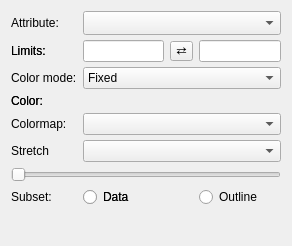
<?xml version="1.0" encoding="UTF-8"?>
<ui version="4.0">
 <class>Form</class>
 <widget class="QWidget" name="Form">
  <property name="geometry">
   <rect>
    <x>0</x>
    <y>0</y>
    <width>292</width>
    <height>246</height>
   </rect>
  </property>
  <property name="windowTitle">
   <string>Form</string>
  </property>
  <layout class="QGridLayout" name="gridLayout">
   <property name="verticalSpacing">
    <number>5</number>
   </property>
   <item row="4" column="0">
    <widget class="QLabel" name="label_color">
     <property name="text">
      <string>Color:</string>
     </property>
    </widget>
   </item>
   <item row="3" column="0">
    <widget class="QLabel" name="label_color_mode">
     <property name="text">
      <string>Color mode:</string>
     </property>
    </widget>
   </item>
   <item row="1" column="1">
    <widget class="QLineEdit" name="valuetext_vmin"/>
   </item>
   <item row="1" column="3" alignment="Qt::AlignLeft">
    <widget class="QLineEdit" name="valuetext_vmax"/>
   </item>
   <item row="5" column="1" colspan="3">
    <widget class="QColormapCombo" name="combodata_cmap"/>
   </item>
   <item row="8" column="0" colspan="4">
    <widget class="QSlider" name="value_alpha">
     <property name="maximum">
      <number>100</number>
     </property>
     <property name="orientation">
      <enum>Qt::Horizontal</enum>
     </property>
    </widget>
   </item>
   <item row="4" column="1" colspan="3">
    <widget class="QColorBox" name="color_color">
     <property name="sizePolicy">
      <sizepolicy hsizetype="Preferred" vsizetype="Minimum">
       <horstretch>0</horstretch>
       <verstretch>0</verstretch>
      </sizepolicy>
     </property>
     <property name="text">
      <string/>
     </property>
    </widget>
   </item>
   <item row="0" column="1" colspan="3">
    <widget class="QComboBox" name="combosel_attribute">
     <property name="sizeAdjustPolicy">
      <enum>QComboBox::AdjustToMinimumContentsLengthWithIcon</enum>
     </property>
    </widget>
   </item>
   <item row="9" column="0">
    <widget class="QLabel" name="label_subset_mode">
     <property name="text">
      <string>Subset:</string>
     </property>
    </widget>
   </item>
   <item row="0" column="0">
    <widget class="QLabel" name="label_att">
     <property name="text">
      <string>Attribute:</string>
     </property>
    </widget>
   </item>
   <item row="3" column="0">
    <widget class="QLabel" name="label_color_mode"/>
   </item>
   <item row="1" column="0">
    <widget class="QLabel" name="label_limits">
     <property name="text">
      <string>Limits:</string>
     </property>
    </widget>
   </item>
   <item row="9" column="3">
    <widget class="QRadioButton" name="radio_subset_outline">
     <property name="text">
      <string>Outline</string>
     </property>
    </widget>
   </item>
   <item row="9" column="1">
    <widget class="QRadioButton" name="radio_subset_data">
     <property name="text">
      <string>Data</string>
     </property>
    </widget>
   </item>
   <item row="1" column="2" alignment="Qt::AlignHCenter">
    <widget class="QToolButton" name="button_flip_limits">
     <property name="styleSheet">
      <string notr="true">padding: 0px</string>
     </property>
     <property name="text">
      <string>⇄</string>
     </property>
    </widget>
   </item>
   <item row="3" column="1" colspan="3">
    <widget class="QComboBox" name="combotext_color_mode">
     <property name="currentText">
      <string>Fixed</string>
     </property>
     <property name="currentIndex">
      <number>0</number>
     </property>
     <item>
      <property name="text">
       <string>Fixed</string>
      </property>
     </item>
     <item>
      <property name="text">
       <string>Linear</string>
      </property>
     </item>
    </widget>
   </item>
   <item row="5" column="0">
    <widget class="QLabel" name="label_cmap">
     <property name="text">
      <string>Colormap:</string>
     </property>
    </widget>
   </item>
   <item row="10" column="1">
    <spacer name="verticalSpacer">
     <property name="orientation">
      <enum>Qt::Vertical</enum>
     </property>
     <property name="sizeHint" stdset="0">
      <size>
       <width>20</width>
       <height>40</height>
      </size>
     </property>
    </spacer>
   </item>
   <item row="4" column="0">
    <widget class="QLabel" name="label_color">
     <property name="text">
      <string>Color:</string>
     </property>
    </widget>
   </item>
   <item row="1" column="0">
    <widget class="QLabel" name="label_limits">
     <property name="text">
      <string>Limits:</string>
     </property>
    </widget>
   </item>
   <item row="9" column="1">
    <widget class="QRadioButton" name="radio_subset_data">
     <property name="text">
      <string>Data</string>
     </property>
    </widget>
   </item>
   <item row="6" column="0">
    <widget class="QLabel" name="label_stretch">
     <property name="text">
      <string>Stretch</string>
     </property>
    </widget>
   </item>
   <item row="6" column="1" colspan="3">
    <widget class="QComboBox" name="combosel_stretch"/>
   </item>
  </layout>
 </widget>
 <customwidgets>
  <customwidget>
   <class>QColorBox</class>
   <extends>QLabel</extends>
   <header>glue_qt.utils.colors</header>
  </customwidget>
  <customwidget>
   <class>QColormapCombo</class>
   <extends>QComboBox</extends>
   <header>glue_qt.utils.colors</header>
  </customwidget>
 </customwidgets>
 <resources/>
 <connections/>
</ui>
